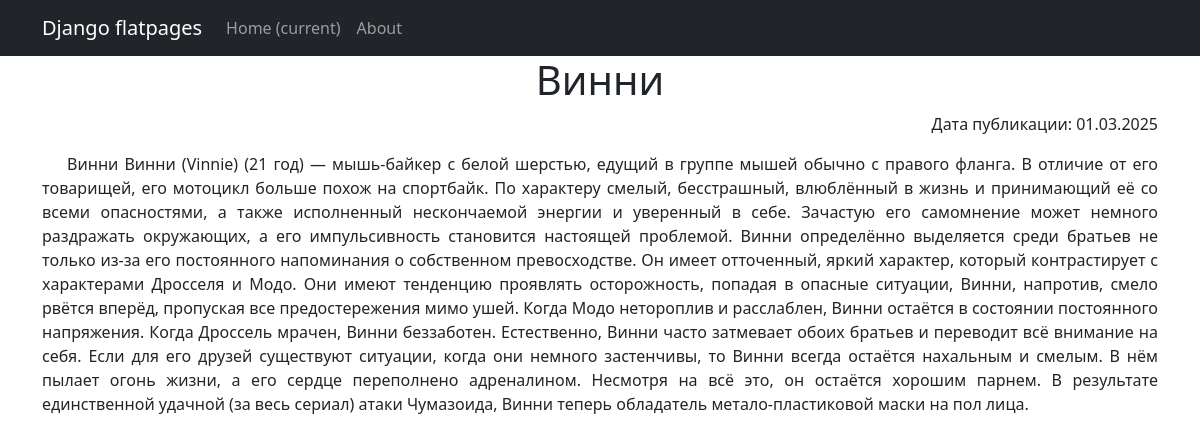
Screenshot of /news/1 with the database file from the repository.
### posts/models.py (models this page shows, shortened)
class Post(models.Model):
    author = models.ForeignKey(Author, on_delete = models.CASCADE)
    type = models.CharField(max_length = 10, choices = POST_TYPES, default = post)
    date = models.DateTimeField(auto_now_add = True)
    category = models.ManyToManyField(Category, through = 'PostCategory')
    title = models.CharField(max_length = 255)
    text = models.TextField()
    rating = models.IntegerField(default = 0)
    def __str__(self):
        return f'{self.title}\n {self.text}'

### posts/views.py (the view)
# urls.py: path('<int:pk>', PostDetail.as_view()),
class PostDetail(DetailView):
    model = Post
    template_name = 'post.html'
    context_object_name = 'post'

### templates/post.html (shortened to what this page needs)
{% extends 'flatpages/default.html' %}
{% block content %}
<h1>{{ post.title }}</h1>
<p align="right">Дата публикации: {{ post.date|date:'d.m.Y' }}</p>
<p style="text-indent: 25px;" align="justify" >{{ post }}<p/>
{% endblock content %}

### rows the page displays
Post: title "Винни", date "01.03.2025", title+text "Винни Винни (Vinnie) (21 год) — мышь-байкер с белой шерстью, едущий в группе мышей обычно с правого фланга. В отличие от его товарищей, его мотоцикл больше похож на спортбайк. По характеру смелый, бесстрашный, влюблённый в жизнь и принимающий её со всеми опасностями, а также исполненный нескончаемой энергии и уверенный в себе. Зачастую его самомнение может немного раздражать окружающих, а его импульсивность становится настоящей проблемой. Винни определённо выделяется среди братьев не только из-за его постоянного напоминания о собственном превосходстве. Он имеет отточенный, яркий характер, который контрастирует с характерами Дросселя и Модо. Они имеют тенденцию проявлять осторожность,…"
